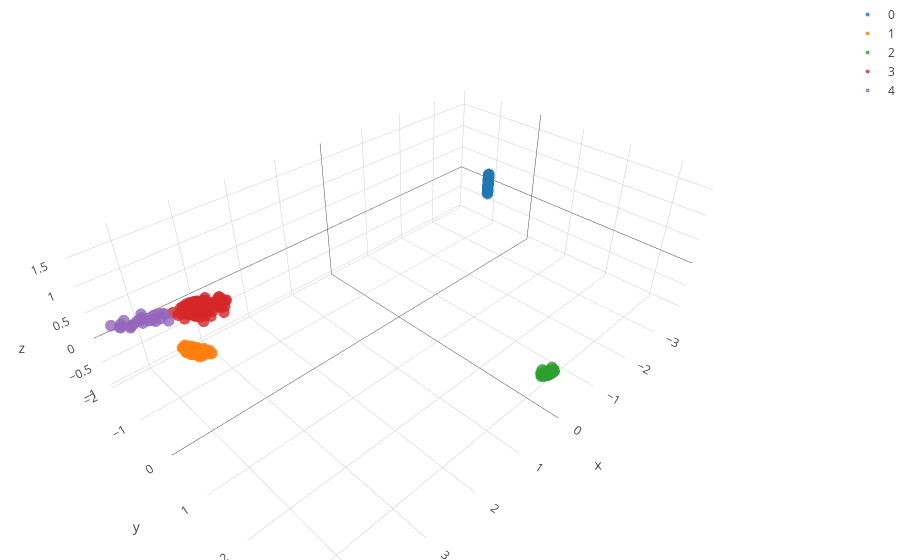

This figure's notebook cell:
### Markdown cell above
Relative distance of observations given the KDE profiles extracted.

### Code cell
bandwidth = estimate_bandwidth(COMPS, quantile=0.2)
params = {'bandwidth': np.linspace(np.min(COMPS), np.max(COMPS),20)}
grid = GridSearchCV(KernelDensity(algorithm = "ball_tree",breadth_first = False), params,verbose=0)

## perform MeanShift clustering.
ms = MeanShift(bandwidth=bandwidth, bin_seeding=True, cluster_all=True, min_bin_freq=5)
ms.fit(COMPS)
labels1 = ms.labels_

label_select = {y:[x for x in range(len(labels1)) if labels1[x] == y] for y in sorted(list(set(labels1)))}

fig_data= [go.Scatter3d(
        x = COMPS[label_select[i],0],
        y = COMPS[label_select[i],1],
        z = COMPS[label_select[i],2],
        type='scatter3d',
        mode= "markers",
        marker= {
        'line': {'width': 0},
        'size': 4,
        'symbol': 'circle',
      "opacity": .8
      },
      name= str(i)
    ) for i in label_select.keys()]



layout = go.Layout(
    margin=dict(
        l=0,
        r=0,
        b=0,
        t=0
    )
)
fig = go.Figure(data=fig_data, layout=layout)
iplot(fig)
